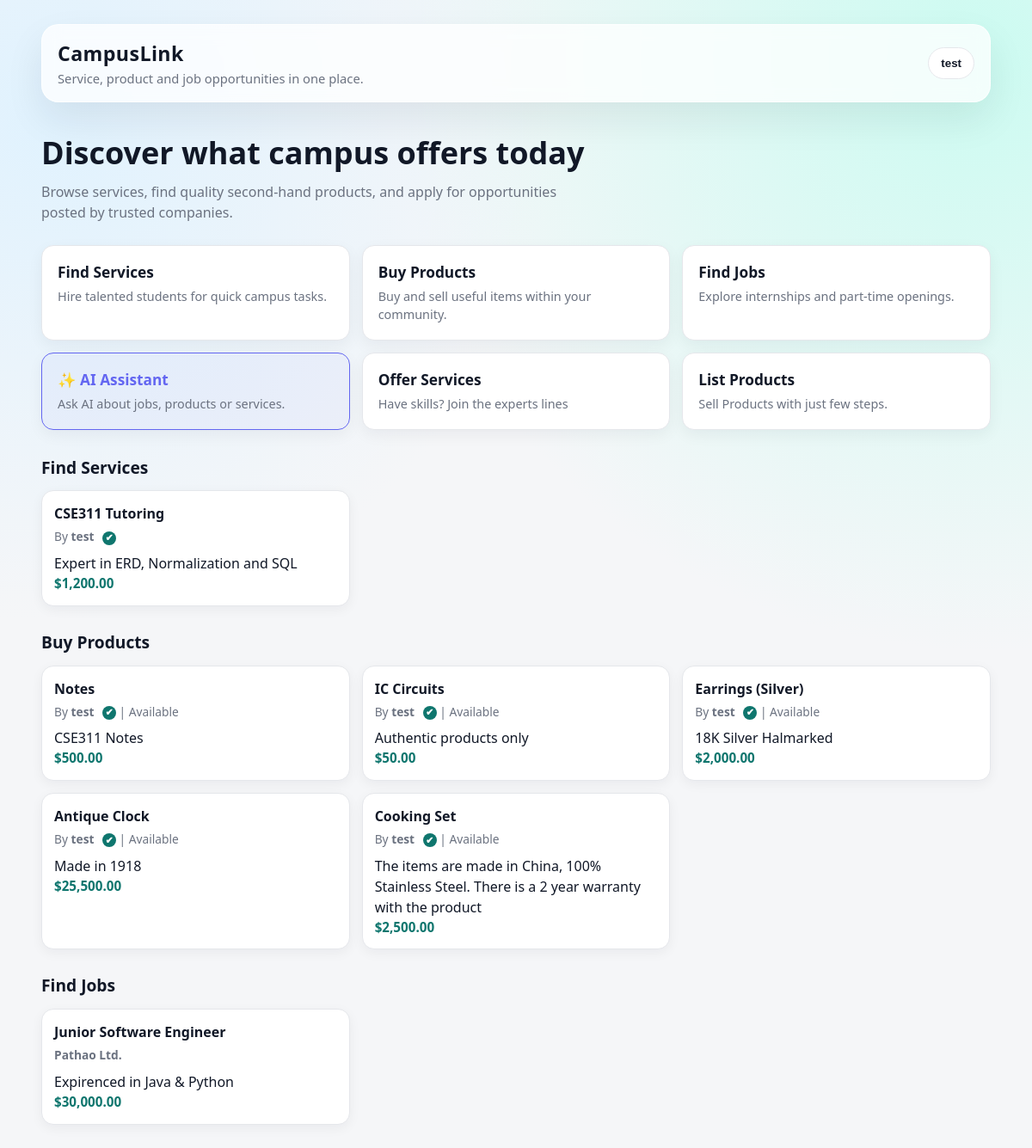
Page /homepage.php (signed in) on the committed database.
### tables this page shows
CREATE TABLE services (
    service_id INT UNSIGNED AUTO_INCREMENT PRIMARY KEY,
    student_id INT UNSIGNED NOT NULL,
    service_title VARCHAR(255) NOT NULL,
    description TEXT,
    price DECIMAL(10,2),
    created_at DATETIME NOT NULL DEFAULT CURRENT_TIMESTAMP,

    FOREIGN KEY (student_id) REFERENCES students(student_id)
        ON DELETE CASCADE
);

CREATE TABLE students(
	student_id INT(11) UNSIGNED PRIMARY KEY AUTO_INCREMENT,
    username VARCHAR(255) UNIQUE NOT NULL,
    passwd VARCHAR(255) NOT NULL,
    f_name VARCHAR(255) NOT NULL,
    m_name VARCHAR(255),
    l_name VARCHAR(255),
    address VARCHAR(255) NOT NULL,
    birth_day DATE NOT NULL,
    created_at DATETIME NOT NULL DEFAULT CURRENT_TIMESTAMP,
    email VARCHAR(255) UNIQUE NOT NULL,
    phone VARCHAR(20),
    verification_code VARCHAR(6) DEFAULT NULL,
    is_verified TINYINT(1) NOT NULL DEFAULT 0
);

CREATE TABLE products (
    product_id INT UNSIGNED AUTO_INCREMENT PRIMARY KEY,
    owner_id INT UNSIGNED NOT NULL,
    product_title VARCHAR(255) NOT NULL,
    description TEXT,
    price DECIMAL(10,2),
    qty INT(6),
    status ENUM('available', 'sold') NOT NULL DEFAULT 'available',
    created_at DATETIME NOT NULL DEFAULT CURRENT_TIMESTAMP,

    FOREIGN KEY (owner_id) REFERENCES students(student_id)
        ON DELETE CASCADE
);

CREATE TABLE jobs (
    job_id INT UNSIGNED AUTO_INCREMENT PRIMARY KEY,
    company_id INT UNSIGNED NOT NULL,
    job_title VARCHAR(255) NOT NULL,
    description TEXT,
    salary DECIMAL(10,2),
    created_at DATETIME NOT NULL DEFAULT CURRENT_TIMESTAMP,

    FOREIGN KEY (company_id) REFERENCES companies(company_id)
        ON DELETE CASCADE
);

CREATE TABLE companies (
	company_id INT UNSIGNED PRIMARY KEY AUTO_INCREMENT,
    username VARCHAR(255) UNIQUE NOT NULL,
    passwd VARCHAR(255) NOT NULL,
    name VARCHAR(255) NOT NULL,
    address VARCHAR(255) NOT NULL,
    created_at DATETIME NOT NULL DEFAULT CURRENT_TIMESTAMP,
    email VARCHAR(255) UNIQUE NOT NULL,
    phone VARCHAR(20)
);

### homepage.php (the view, shortened to what this page needs)
<?php
require_once 'connection.php';
require_once 'verification_helpers.php';
$username = htmlspecialchars($_SESSION['username'] ?? 'Student');
$services = [];
$products = [];
$jobs = [];
$serviceSql = "
    SELECT s.student_id, s.service_title, s.description, s.price, st.username AS owner_username, st.is_verified AS owner_verified
    FROM services s
    INNER JOIN students st ON s.student_id = st.student_id
    ORDER BY s.created_at DESC
    LIMIT 6
";
$productSql = "
    SELECT p.owner_id, p.product_title, p.description, p.price, p.status, st.username AS owner_username, st.is_verified AS owner_verified
    FROM products p
    INNER JOIN students st ON p.owner_id = st.student_id
    ORDER BY p.created_at DESC
    LIMIT 6
";
$jobSql = "
    SELECT j.company_id, j.job_title, j.description, j.salary, c.name AS company_name
    FROM jobs j
    INNER JOIN companies c ON j.company_id = c.company_id
    ORDER BY j.created_at DESC
    LIMIT 6
";
$serviceResult = mysqli_query($con, $serviceSql);
if ($serviceResult) {
    while ($row = mysqli_fetch_assoc($serviceResult)) {
        $services[] = $row;
    }
}
$productResult = mysqli_query($con, $productSql);
if ($productResult) {
    while ($row = mysqli_fetch_assoc($productResult)) {
        $products[] = $row;
    }
}
$jobResult = mysqli_query($con, $jobSql);
if ($jobResult) {
    while ($row = mysqli_fetch_assoc($jobResult)) {
        $jobs[] = $row;
    }
}
?>
<!DOCTYPE html>
<html lang="en">
<head>
    <link rel="stylesheet" href="styles.css">
</head>
<body>
    <div class="container">
        <header class="topbar">
            <div class="brand">
                <h1>CampusLink</h1>
                <p>Service, product and job opportunities in one place.</p>
            </div>
            <div class="user-menu">
                <button class="user-trigger" type="button"><?php echo $username; ?></button>
            </div>
        </header>
        <section class="hero">
            <h2>Discover what campus offers today</h2>
            <p>Browse services, find quality second-hand products, and apply for opportunities posted by trusted companies.</p>
        </section>
        <nav class="quick-tabs">
            <a class="tab-card" href="services.php">
                <h3>Find Services</h3>
                <p>Hire talented students for quick campus tasks.</p>
            </a>
            <a class="tab-card" href="products.php">
                <h3>Buy Products</h3>
                <p>Buy and sell useful items within your community.</p>
            </a>
            <a class="tab-card" href="jobs.php">
                <h3>Find Jobs</h3>
                <p>Explore internships and part-time openings.</p>
            </a>
            <a class="tab-card" href="chatbot.php" style="border: 1px solid #6366f1; background: rgba(99, 102, 241, 0.05);">
                <h3 style="color: #6366f1;">✨ AI Assistant</h3>
                <p>Ask AI about jobs, products or services.</p>
            </a>
            <a class="tab-card" href="offer.php">
                <h3>Offer Services</h3>
                <p>Have skills? Join the experts lines</p>
            </a>
            <a class="tab-card" href="list.php">
                <h3>List Products</h3>
                <p>Sell Products with just few steps.</p>
            </a>
        </nav>
        <section id="services" class="section">
            <h3>Find Services</h3>
            <?php if (count($services) > 0): ?>
                <div class="grid">
                    <?php foreach ($services as $service): ?>
                        <article class="item">
                            <h4><?php echo htmlspecialchars($service['service_title']); ?></h4>
                            <p class="meta">
                                By
                                <a class="profile-link-inline" href="profile.php?type=student&amp;id=<?php echo (int) $service['student_id']; ?>">
                                    <?php echo renderVerifiedName((string) $service['owner_username'], isVerifiedUser($service['owner_verified'] ?? 0)); ?>
                                </a>
                            </p>
                            <p><?php echo htmlspecialchars($service['description'] ?? 'No description provided.'); ?></p>
                            <p class="price">$<?php echo number_format((float)$service['price'], 2); ?></p>
                        </article>
                    <?php endforeach; ?>
                </div>
            <?php else: ?>
                <p class="empty">No services listed yet.</p>
            <?php endif; ?>
        </section>
        <section id="products" class="section">
            <h3>Buy Products</h3>
            <?php if (count($products) > 0): ?>
                <div class="grid">
                    <?php foreach ($products as $product): ?>
                        <article class="item">
                            <h4><?php echo htmlspecialchars($product['product_title']); ?></h4>
                            <p class="meta">
                                By
                                <a class="profile-link-inline" href="profile.php?type=student&amp;id=<?php echo (int) $product['owner_id']; ?>">
                                    <?php echo renderVerifiedName((string) $product['owner_username'], isVerifiedUser($product['owner_verified'] ?? 0)); ?>
                                </a>
                                | <?php echo htmlspecialchars(ucfirst($product['status'])); ?>
                            </p>
                            <p><?php echo htmlspecialchars($product['description'] ?? 'No description provided.'); ?></p>
                            <p class="price">$<?php echo number_format((float)$product['price'], 2); ?></p>
                        </article>
                    <?php endforeach; ?>
                </div>
            <?php else: ?>
                <p class="empty">No products listed yet.</p>
            <?php endif; ?>
        </section>
        <section id="jobs" class="section">
            <h3>Find Jobs</h3>
            <?php if (count($jobs) > 0): ?>
                <div class="grid">
                    <?php foreach ($jobs as $job): ?>
                        <article class="item">
                            <h4><?php echo htmlspecialchars($job['job_title']); ?></h4>
                            <p class="meta">
                                <a class="profile-link-inline" href="profile.php?type=company&amp;id=<?php echo (int) $job['company_id']; ?>">
                                    <?php echo htmlspecialchars($job['company_name']); ?>
                                </a>
                            </p>
                            <p><?php echo htmlspecialchars($job['description'] ?? 'No description provided.'); ?></p>
                            <p class="price">$<?php echo number_format((float)$job['salary'], 2); ?></p>
                        </article>
                    <?php endforeach; ?>
                </div>
            <?php else: ?>
                <p class="empty">No jobs posted yet.</p>
            <?php endif; ?>
        </section>
    </div>
</body>
</html>

### verification_helpers.php (shortened to what this page needs)
<?php
function isVerifiedUser($value): bool
{
    return (int) $value === 1;
}
function renderVerifiedName(string $name, bool $isVerified): string
{
    $safeName = htmlspecialchars($name);
    return $safeName . ' <span class="verified-badge" title="Verified account" aria-label="Verified account">&#10004;</span>';
}

### styles.css (style rules this page uses)
:root { --bg: #f5f6f8; --surface: rgba(255, 255, 255, 0.76); --surface-solid: #ffffff; --text: #111827; --muted: #6b7280; --line: #e5e7eb; --accent: #0f766e; --accent-soft: #ccfbf1; --shadow: 0 20px 45px rgba(17, 24, 39, 0.08); --radius-lg: 20px; --radius-md: 14px; }
* { box-sizing: border-box; margin: 0; padding: 0; }
body { font-family: "Segoe UI", "Helvetica Neue", Arial, sans-serif; color: var(--text); background: radial-gradient(circle at 5% 10%, #e0f2fe 0%, transparent 35%), radial-gradient(circle at 95% 5%, #ccfbf1 0%, transparent 40%), var(--bg); min-height: 100vh; line-height: 1.5; }
.container { width: min(1120px, 92%); margin: 28px auto 50px; }
.topbar { display: flex; justify-content: space-between; align-items: center; margin-bottom: 32px; padding: 16px 18px; border-radius: var(--radius-lg); background: var(--surface); backdrop-filter: blur(10px); border: 1px solid rgba(255, 255, 255, 0.7); box-shadow: var(--shadow); }
.brand h1 { font-size: 1.45rem; letter-spacing: 0.4px; }
.brand p { color: var(--muted); font-size: 0.92rem; }
.user-menu { position: relative; display: inline-block; }
.user-trigger { border: 1px solid var(--line); background: var(--surface-solid); color: var(--text); border-radius: 999px; padding: 10px 14px; font-weight: 600; cursor: pointer; transition: transform 0.2s ease, box-shadow 0.2s ease; }
.hero { margin-bottom: 26px; }
.hero h2 { font-size: clamp(1.5rem, 3vw, 2.3rem); margin-bottom: 6px; }
.hero p { color: var(--muted); max-width: 640px; }
.quick-tabs { display: grid; grid-template-columns: repeat(3, minmax(0, 1fr)); gap: 14px; margin-bottom: 30px; }
.tab-card { text-decoration: none; color: var(--text); background: var(--surface-solid); border: 1px solid var(--line); border-radius: var(--radius-md); padding: 18px; transition: transform 0.25s ease, box-shadow 0.25s ease, border-color 0.25s ease; position: relative; overflow: hidden; box-shadow: 0 6px 18px rgba(17, 24, 39, 0.05); }
.tab-card::before { content: ""; position: absolute; inset: 0; background: linear-gradient(110deg, transparent 35%, rgba(15, 118, 110, 0.12), transparent 65%); transform: translateX(-130%); transition: transform 0.5s ease; }
.tab-card h3 { margin-bottom: 4px; font-size: 1.08rem; }
.tab-card p { color: var(--muted); font-size: 0.9rem; }
.section { margin-bottom: 28px; }
.section h3 { font-size: 1.2rem; margin-bottom: 12px; }
.grid { display: grid; grid-template-columns: repeat(3, minmax(0, 1fr)); gap: 14px; }
.item { border: 1px solid var(--line); border-radius: var(--radius-md); padding: 14px; background: var(--surface-solid); box-shadow: 0 4px 14px rgba(17, 24, 39, 0.05); transition: transform 0.2s ease, box-shadow 0.2s ease; }
.item h4 { margin-bottom: 5px; font-size: 1rem; }
.meta { color: var(--muted); font-size: 0.86rem; margin-bottom: 8px; }
.profile-link-inline { color: inherit; text-decoration: none; font-weight: 700; }
.verified-badge { display: inline-flex; align-items: center; justify-content: center; margin-left: 6px; width: 16px; height: 16px; border-radius: 999px; background: #0f766e; color: #ffffff; font-size: 0.68rem; line-height: 1; vertical-align: middle; }
.price { font-weight: 600; color: var(--accent); font-size: 0.95rem; }

### rows in the picture
services: service_title "CSE311 Tutoring", student.username "test", description "Expert in ERD, Normalization and SQL", price "1,200.00"
products: product_title "Notes", owner.username "test", status "Available", description "CSE311 Notes", price "500.00"
products: product_title "IC Circuits", owner.username "test", status "Available", description "Authentic products only", price "50.00"
products: product_title "Earrings (Silver)", owner.username "test", status "Available", description "18K Silver Halmarked", price "2,000.00"
products: product_title "Antique Clock", owner.username "test", status "Available", description "Made in 1918", price "25,500.00"
products: product_title "Cooking Set", owner.username "test", status "Available", description "The items are made in China, 100% Stainless Steel. There is a 2 year warranty with the product", price "2,500.00"
jobs: job_title "Junior Software Engineer", company.name "Pathao Ltd.", description "Expirenced in Java & Python", salary "30,000.00"

### other values in the picture
$username "test"
